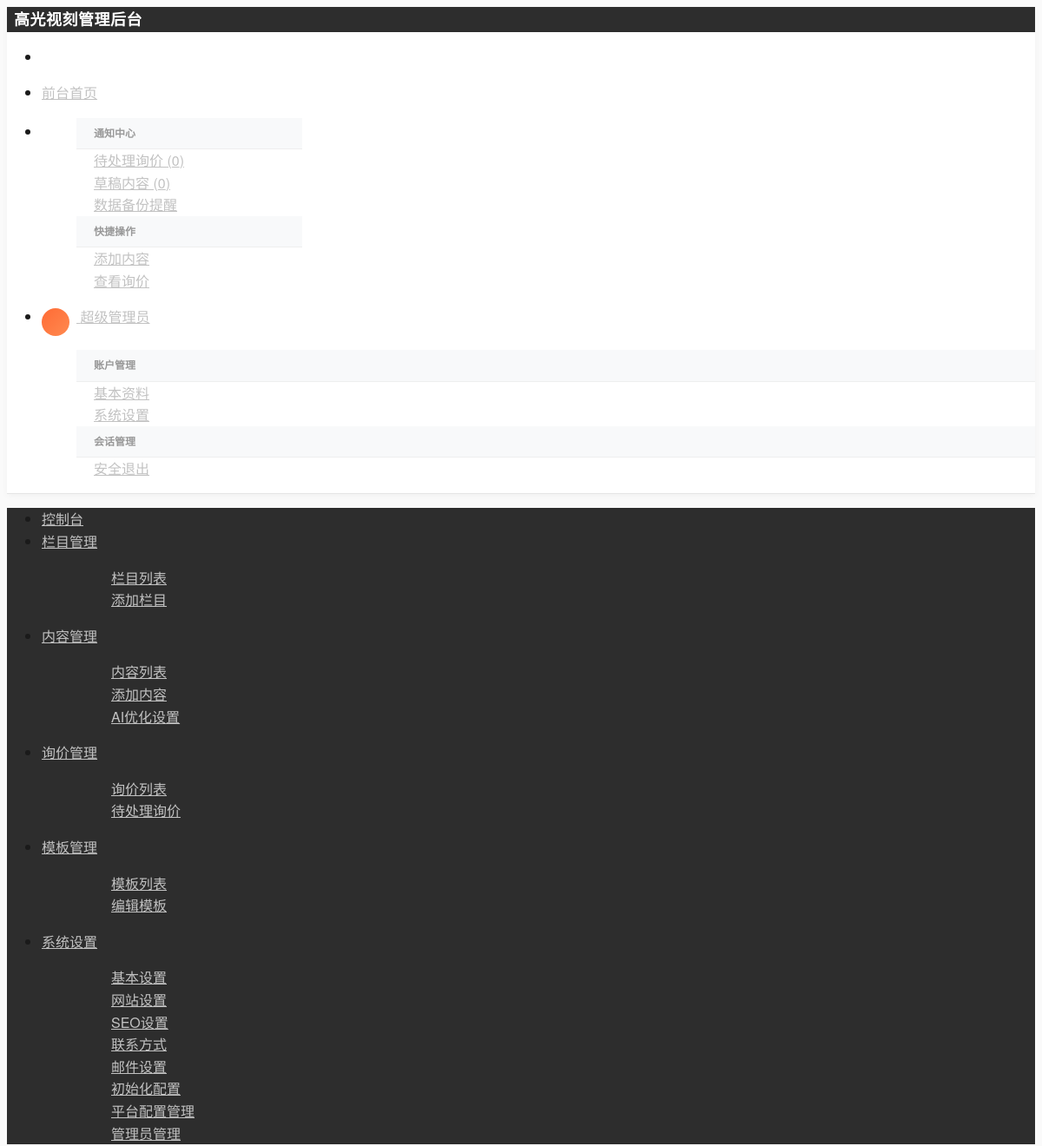
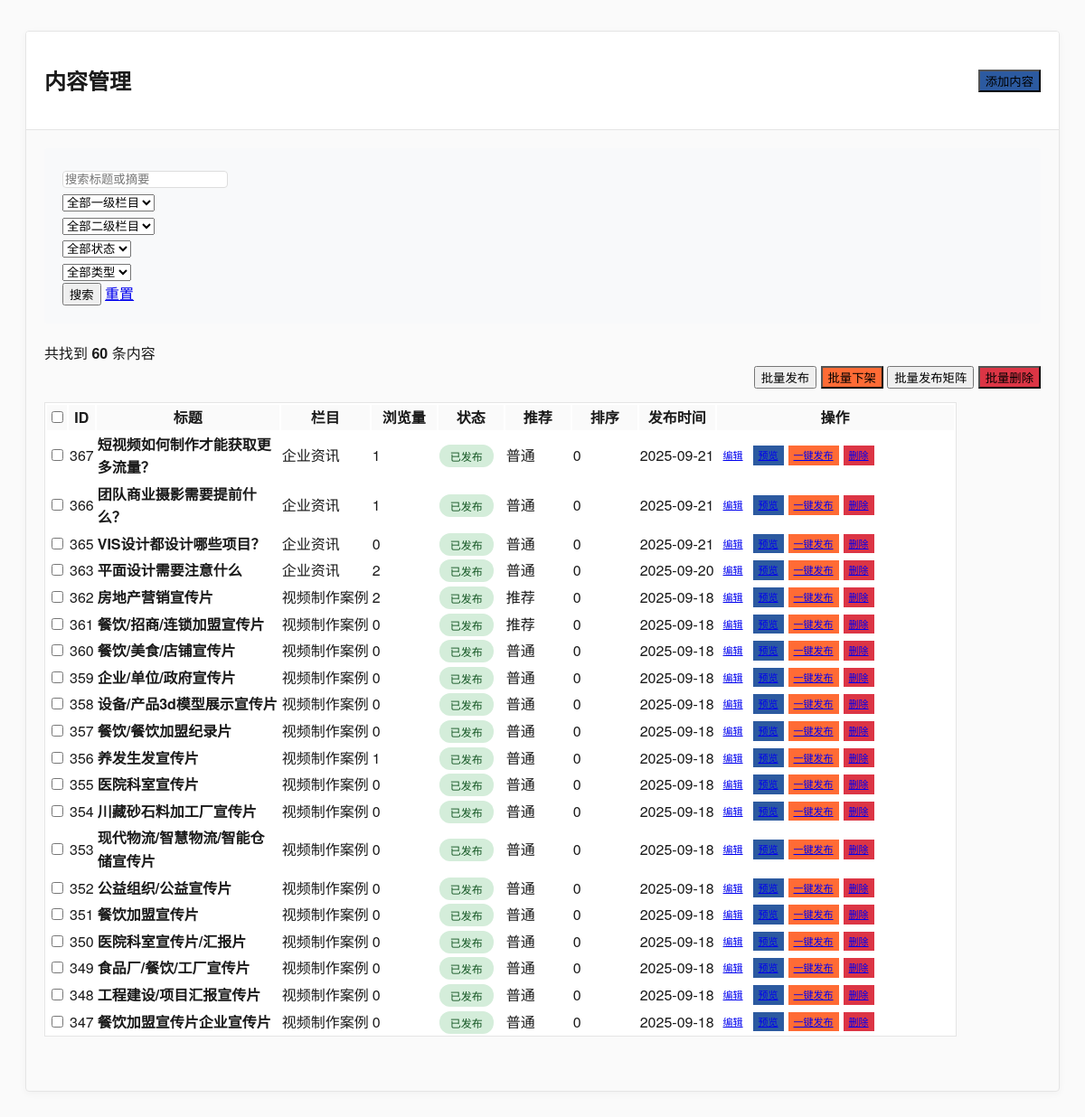
Page /admin/modules/content/index.php (signed in) on the committed database (2 pictures, top to bottom).
### tables this page shows
CREATE TABLE `contents` (
  `id` int(11) NOT NULL AUTO_INCREMENT,
  `category_id` int(11) NOT NULL COMMENT '栏目ID',
  `title` varchar(200) NOT NULL COMMENT '标题',
  `slug` varchar(200) NOT NULL COMMENT 'URL别名',
  `summary` text COMMENT '摘要',
  `content` longtext COMMENT '内容',
  `thumbnail` varchar(500) DEFAULT NULL COMMENT '缩略图',
  `images` json DEFAULT NULL COMMENT '图片集合',
  `videos` json DEFAULT NULL COMMENT '视频集合',
  `tags` varchar(500) DEFAULT NULL COMMENT '标签',
  `view_count` int(11) NOT NULL DEFAULT '0' COMMENT '浏览量',
  `sort_order` int(11) NOT NULL DEFAULT '0' COMMENT '排序',
  `is_featured` tinyint(1) NOT NULL DEFAULT '0' COMMENT '是否推荐',
  `is_published` tinyint(1) NOT NULL DEFAULT '1' COMMENT '是否发布',
  `published_at` timestamp NULL DEFAULT NULL COMMENT '发布时间',
  `seo_title` varchar(200) DEFAULT NULL COMMENT 'SEO标题',
  `seo_keywords` varchar(500) DEFAULT NULL COMMENT 'SEO关键词',
  `seo_description` varchar(500) DEFAULT NULL COMMENT 'SEO描述',
  `created_at` timestamp NOT NULL DEFAULT CURRENT_TIMESTAMP COMMENT '创建时间',
  `updated_at` timestamp NOT NULL DEFAULT CURRENT_TIMESTAMP ON UPDATE CURRENT_TIMESTAMP COMMENT '更新时间',
  PRIMARY KEY (`id`),
  UNIQUE KEY `slug` (`slug`),
  KEY `category_id` (`category_id`),
  KEY `is_published` (`is_published`),
  KEY `is_featured` (`is_featured`),
  KEY `sort_order` (`sort_order`)
);

CREATE TABLE `categories` (
  `id` int(11) NOT NULL AUTO_INCREMENT,
  `name` varchar(100) NOT NULL COMMENT '栏目名称',
  `slug` varchar(100) NOT NULL COMMENT 'URL别名',
  `description` text COMMENT '栏目描述',
  `channel_content` longtext COMMENT '频道页面内容',
  `template_type` enum('channel','list','content') NOT NULL DEFAULT 'list' COMMENT '模板类型',
  `template_file` varchar(100) DEFAULT NULL COMMENT '模板文件名',
  `parent_id` int(11) NOT NULL DEFAULT '0' COMMENT '父栏目ID',
  `sort_order` int(11) NOT NULL DEFAULT '0' COMMENT '排序',
  `is_active` tinyint(1) NOT NULL DEFAULT '1' COMMENT '是否启用',
  `meta_title` varchar(200) DEFAULT NULL COMMENT 'SEO标题',
  `meta_keywords` varchar(500) DEFAULT NULL COMMENT 'SEO关键词',
  `meta_description` varchar(500) DEFAULT NULL COMMENT 'SEO描述',
  `created_at` timestamp NOT NULL DEFAULT CURRENT_TIMESTAMP COMMENT '创建时间',
  `updated_at` timestamp NOT NULL DEFAULT CURRENT_TIMESTAMP ON UPDATE CURRENT_TIMESTAMP COMMENT '更新时间',
  `content_template_id` int(11) DEFAULT NULL COMMENT '内容模板ID',
  PRIMARY KEY (`id`),
  UNIQUE KEY `slug` (`slug`),
  KEY `parent_id` (`parent_id`),
  KEY `sort_order` (`sort_order`),
  KEY `is_active` (`is_active`),
  KEY `idx_template_file` (`template_file`),
  KEY `idx_content_template_id` (`content_template_id`)
);

### admin/modules/content/index.php (the view, shortened to what this page needs)
<?php
require_once '../../../includes/functions.php';
$search_keyword = $_GET['keyword'] ?? '';
$page = max(1, intval($_GET['page'] ?? 1));
$per_page = 20;
$offset = ($page - 1) * $per_page;
$where_conditions = ['1=1'];
$params = [];
$where_clause = implode(' AND ', $where_conditions);
try {
    $count_sql = "SELECT COUNT(*) as total FROM contents c
                  LEFT JOIN categories cat ON c.category_id = cat.id
                  WHERE $where_clause";
    $count_stmt = $db->prepare($count_sql);
    $count_stmt->execute($params);
    $total = $count_stmt->fetch()['total'];
    $sql = "SELECT c.*, cat.name as category_name, cat.slug as category_slug, cat.parent_id as parent_category_id
            FROM contents c
            LEFT JOIN categories cat ON c.category_id = cat.id
            WHERE $where_clause
            ORDER BY c.sort_order DESC, c.created_at DESC
            LIMIT ? OFFSET ?";
    $params[] = $per_page;
    $params[] = $offset;
    $stmt = $db->prepare($sql);
    $stmt->execute($params);
    $contents = $stmt->fetchAll();
    $total_pages = ceil($total / $per_page);
} catch(PDOException $e) {
    $contents = [];
    $total = 0;
    $total_pages = 0;
}
?>
<!DOCTYPE html>
<html lang="zh-CN">
<head>
    <link rel="stylesheet" href="https://unpkg.com/layui@2.8.0/dist/css/layui.css">
    <link rel="stylesheet" href="../../assets/css/admin-optimized.css">
</head>
<body>
    <div class="layui-layout layui-layout-admin">
        <?php include '../../includes/header.php'; ?>
        <?php include '../../includes/sidebar.php'; ?>
        <div class="layui-body">
            <div class="layui-card">
                <div class="layui-card-header">
                    <div style="display: flex; justify-content: space-between; align-items: center;">
                        <h2>内容管理</h2>
                        <div>
                            <button class="layui-btn layui-btn-normal" id="add-content-btn">
                                <i class="layui-icon layui-icon-add-1"></i> 添加内容
                            </button>
                        </div>
                    </div>
                </div>
                <div class="layui-card-body">
                    <form class="layui-form" method="GET" style="background: #f8f9fa; padding: 20px; border-radius: 4px; margin-bottom: 20px;">
                        <div class="layui-row layui-col-space10">
                            <div class="layui-col-md3">
                                <input type="text" name="keyword" placeholder="搜索标题或摘要"
                                       value="<?php echo htmlspecialchars($search_keyword); ?>"
                                       class="layui-input">
                            </div>
                            <div class="layui-col-md2">
                                <select name="parent_category_id" id="parent_category_id">
                                    <option value="">全部一级栏目</option>
                                </select>
                            </div>
                            <div class="layui-col-md2">
                                <select name="category_id" id="category_id">
                                    <option value="">全部二级栏目</option>
                                </select>
                            </div>
                            <div class="layui-col-md2">
                                <select name="is_published">
                                    <option value="">全部状态</option>
                                </select>
                            </div>
                            <div class="layui-col-md2">
                                <select name="is_featured">
                                    <option value="">全部类型</option>
                                </select>
                            </div>
                            <div class="layui-col-md3">
                                <button type="submit" class="layui-btn">搜索</button>
                                <a href="index.php" class="layui-btn layui-btn-primary">重置</a>
                            </div>
                        </div>
                    </form>
                    <div class="layui-row" style="margin-bottom: 15px;">
                        <div class="layui-col-md6">
                            <span>共找到 <strong><?php echo $total; ?></strong> 条内容</span>
                        </div>
                        <div class="layui-col-md6" style="text-align: right;">
                                <button class="layui-btn layui-btn-sm" onclick="batchAction('publish')">批量发布</button>
                                <button class="layui-btn layui-btn-sm layui-btn-warm" onclick="batchAction('unpublish')">批量下架</button>
                                <button class="layui-btn layui-btn-sm layui-btn-primary" onclick="batchMatrixPublish()">批量发布矩阵</button>
                                <button class="layui-btn layui-btn-sm layui-btn-danger" onclick="batchAction('delete')">批量删除</button>
                            </div>
                    </div>
                    <?php if (empty($contents)): ?>
                        <div class="empty-state">
                            <i class="layui-icon layui-icon-file"></i>
                            <h3>暂无内容</h3>
                            <p>点击上方"添加内容"按钮创建第一个内容</p>
                        </div>
                    <?php else: ?>
                        <table class="layui-table">
                            <thead>
                                <tr>
                                    <th><input type="checkbox" id="checkAll"></th>
                                    <th>ID</th>
                                    <th>标题</th>
                                    <th>栏目</th>
                                    <th width="70">浏览量</th>
                                    <th width="70">状态</th>
                                    <th width="70">推荐</th>
                                    <th width="70">排序</th>
                                    <th>发布时间</th>
                                    <th width="260">操作</th>
                                </tr>
                            </thead>
                            <tbody>
                                <?php foreach ($contents as $content): ?>
                                <tr>
                                    <td><input type="checkbox" name="content_ids[]" value="<?php echo $content['id']; ?>"></td>
                                    <td><?php echo $content['id']; ?></td>
                                    <td>
                                        <div style="max-width: 200px;">
                                            <strong><?php echo htmlspecialchars($content['title']); ?></strong>
                                        </div>
                                    </td>
                                    <td><?php echo htmlspecialchars($content['category_name'] ?? '未分类'); ?></td>
                                    <td><?php echo $content['view_count']; ?></td>
                                    <td>
                                        <?php if ($content['is_published']): ?>
                                            <span class="status-badge status-completed">已发布</span>
                                        <?php else: ?>
                                            <span class="status-badge status-pending">未发布</span>
                                        <?php endif; ?>
                                    </td>
                                    <td>
                                        <?php if ($content['is_featured']): ?>
                                            <span class="layui-badge layui-bg-orange">推荐</span>
                                        <?php else: ?>
                                            <span class="layui-badge">普通</span>
                                        <?php endif; ?>
                                    </td>
                                    <td><?php echo $content['sort_order']; ?></td>
                                    <td><?php echo $content['published_at'] ? date('Y-m-d', strtotime($content['published_at'])) : '未发布'; ?></td>
                                    <td>
                                        <div style="display: flex; flex-wrap: nowrap; gap: 5px;">
                                            <a href="edit.php?id=<?php echo $content['id']; ?>"
                                               class="layui-btn layui-btn-xs">编辑</a>
                                            <?php
                                                $preview_url = '../../../';
                                                if (!empty($content['category_slug'])) {
                                                    $preview_url .= $content['category_slug'] . '/' . $content['slug'] . '.html';
                                                } else {
                                                    $preview_url .= $content['slug'] . '.html';
                                                }
                                            ?>
                                            <a href="<?php echo $preview_url; ?>" target="_blank"
                                               class="layui-btn layui-btn-xs layui-btn-normal">预览</a>
                                            <a href="javascript:;"
                                               onclick="matrixPublish(<?php echo $content['id']; ?>)"
                                               class="layui-btn layui-btn-xs layui-btn-warm">一键发布</a>
                                            <a href="javascript:;"
                                               onclick="deleteContent(<?php echo $content['id']; ?>)"
                                               class="layui-btn layui-btn-xs layui-btn-danger">删除</a>
                                        </div>
                                    </td>
                                </tr>
                                <?php endforeach; ?>
                            </tbody>
                        </table>
                        <?php if ($total_pages > 1): ?>
                            <div class="pagination-wrapper">
                            </div>
                        <?php endif; ?>
                    <?php endif; ?>
                </div>
            </div>
        </div>
    </div>
</body>
</html>

### admin/assets/css/admin-optimized.css (style rules this page uses)
:root { --primary-black: #1a1a1a; --primary-dark: #2d2d2d; --primary-gray: #666666; --primary-light-gray: #f8f8f8; --primary-white: #ffffff; --brand-orange: #ff6b35; --brand-blue: #2c5aa0; --brand-green: #27ae60; --text-primary: #1a1a1a; --text-secondary: #666666; --text-muted: #999999; --border-light: #e5e5e5; --bg-section: #fafafa; --shadow-subtle: 0 2px 8px rgba(0, 0, 0, 0.04); --shadow-medium: 0 4px 16px rgba(0, 0, 0, 0.08); --shadow-strong: 0 8px 32px rgba(0, 0, 0, 0.12); --ease-smooth: cubic-bezier(0.4, 0, 0.2, 1); }
body { font-family: 'PingFang SC', 'Microsoft YaHei', 'Helvetica Neue', Arial, sans-serif; background-color: var(--bg-section); color: var(--text-primary); line-height: 1.6; -webkit-font-smoothing: antialiased; -moz-osx-font-smoothing: grayscale; }
.layui-layout-admin .layui-body { background: var(--bg-section); padding: 20px; }
.layui-input, .layui-textarea, .layui-select { border-radius: 4px; border: 1px solid #ddd; transition: border-color 0.3s ease; }
.layui-table th { background-color: #f8f9fa; font-weight: 600; }
.status-badge { padding: 4px 12px; border-radius: 12px; font-size: 12px; font-weight: 500; }
.status-completed { background-color: #d4edda; color: #155724; }
.pagination-wrapper { text-align: center; padding: 20px 0; }
.layui-card { border: 1px solid var(--border-light); box-shadow: var(--shadow-subtle); border-radius: 4px; overflow: hidden; }
.layui-card-header { background: var(--primary-white); border-bottom: 1px solid var(--border-light); padding: 15px 20px; font-weight: 600; color: var(--text-primary); }
.layui-card-body { padding: 20px; }
.layui-btn-normal { background: var(--brand-blue); }
.layui-btn-warm { background: var(--brand-orange); }
.layui-btn-danger { background: #dc3545; }
.layui-table { background: var(--primary-white); border: 1px solid var(--border-light); }
.layui-table th { background: var(--bg-section); color: var(--text-primary); font-weight: 600; }

### admin/modules/content/index.php (style rules this page uses)
.layui-btn-xs { font-size: 11px; padding: 2px 6px; }

### rows in the picture
contents: id "367", title "短视频如何制作才能获取更多流量？", category.name "企业资讯", view_count "1", is_published "已发布", is_featured "普通", sort_order "0", published_at "2025-09-21"
contents: id "366", title "团队商业摄影需要提前什么？", category.name "企业资讯", view_count "1", is_published "已发布", is_featured "普通", sort_order "0", published_at "2025-09-21"
contents: id "365", title "VIS设计都设计哪些项目？", category.name "企业资讯", view_count "0", is_published "已发布", is_featured "普通", sort_order "0", published_at "2025-09-21"
contents: id "363", title "平面设计需要注意什么", category.name "企业资讯", view_count "2", is_published "已发布", is_featured "普通", sort_order "0", published_at "2025-09-20"
contents: id "362", title "房地产营销宣传片", category.name "视频制作案例", view_count "2", is_published "已发布", is_featured "推荐", sort_order "0", published_at "2025-09-18"
contents: id "361", title "餐饮/招商/连锁加盟宣传片", category.name "视频制作案例", view_count "0", is_published "已发布", is_featured "推荐", sort_order "0", published_at "2025-09-18"
contents: id "360", title "餐饮/美食/店铺宣传片", category.name "视频制作案例", view_count "0", is_published "已发布", is_featured "普通", sort_order "0", published_at "2025-09-18"
contents: id "359", title "企业/单位/政府宣传片", category.name "视频制作案例", view_count "0", is_published "已发布", is_featured "普通", sort_order "0", published_at "2025-09-18"
contents: id "358", title "设备/产品3d模型展示宣传片", category.name "视频制作案例", view_count "0", is_published "已发布", is_featured "普通", sort_order "0", published_at "2025-09-18"
contents: id "357", title "餐饮/餐饮加盟纪录片", category.name "视频制作案例", view_count "0", is_published "已发布", is_featured "普通", sort_order "0", published_at "2025-09-18"
contents: id "356", title "养发生发宣传片", category.name "视频制作案例", view_count "1", is_published "已发布", is_featured "普通", sort_order "0", published_at "2025-09-18"
contents: id "355", title "医院科室宣传片", category.name "视频制作案例", view_count "0", is_published "已发布", is_featured "普通", sort_order "0", published_at "2025-09-18"
contents: id "354", title "川藏砂石料加工厂宣传片", category.name "视频制作案例", view_count "0", is_published "已发布", is_featured "普通", sort_order "0", published_at "2025-09-18"
contents: id "353", title "现代物流/智慧物流/智能仓储宣传片", category.name "视频制作案例", view_count "0", is_published "已发布", is_featured "普通", sort_order "0", published_at "2025-09-18"
contents: id "352", title "公益组织/公益宣传片", category.name "视频制作案例", view_count "0", is_published "已发布", is_featured "普通", sort_order "0", published_at "2025-09-18"
contents: id "351", title "餐饮加盟宣传片", category.name "视频制作案例", view_count "0", is_published "已发布", is_featured "普通", sort_order "0", published_at "2025-09-18"
contents: id "350", title "医院科室宣传片/汇报片", category.name "视频制作案例", view_count "0", is_published "已发布", is_featured "普通", sort_order "0", published_at "2025-09-18"
contents: id "349", title "食品厂/餐饮/工厂宣传片", category.name "视频制作案例", view_count "0", is_published "已发布", is_featured "普通", sort_order "0", published_at "2025-09-18"
contents: id "348", title "工程建设/项目汇报宣传片", category.name "视频制作案例", view_count "0", is_published "已发布", is_featured "普通", sort_order "0", published_at "2025-09-18"
contents: id "347", title "餐饮加盟宣传片企业宣传片", category.name "视频制作案例", view_count "0", is_published "已发布", is_featured "普通", sort_order "0", published_at "2025-09-18"

### other values in the picture
$_SESSION['admin_name'] "超级管理员"
$total "60"
